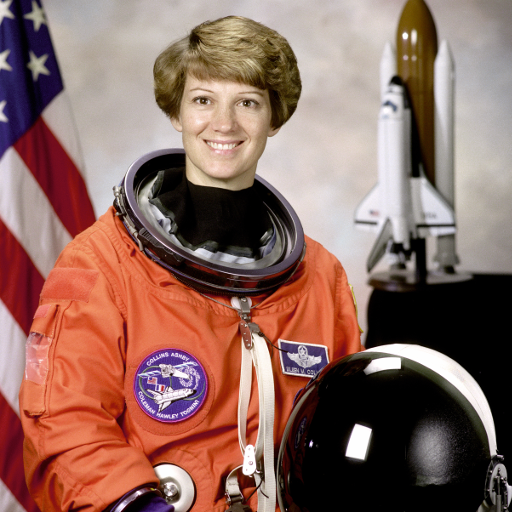
#> input picture skimage.data.astronaut(), 512 x 512 px
$ python gen_casos.py out.png
#> lines starting #> are read from the running program, lines starting #| are printed output that depends on the picture
"""Video sintético de CASOS DE USO para VIGÍA (sin personas reales salvo fotografías de dominio público).
Personas: astronauta (NASA, skimage) y Grace Hopper (dominio público, matplotlib). Vehículo: motocicleta (skimage).
Guion (segundos) — la configuración AN.configDemo() de analytics.js corresponde a esta escena:
  010-025  Persona A cruza la línea de acceso de izquierda a derecha           -> ENTRADA 1
  030-045  Persona B entra (ENTRADA 2) y se detiene en la zona restringida     -> INTRUSIÓN
  045-080  Persona B permanece en la zona restringida (35 s)                    -> MERODEO
  080-086  Persona B sale por la derecha
  090-105  Persona A cruza de derecha a izquierda                               -> SALIDA 1
  110-126  A y B entran juntos (2,5 s de diferencia)                            -> ENTRADAS 3 y 4, INGRESO EN GRUPO, AGLOMERACIÓN (umbral 2)
  130-135  Motocicleta entra a la zona de no estacionar; queda quieta 135-180  -> MAL ESTACIONADO (45 s)
  180-185  Motocicleta sale
  150-186  Puerta de bodega abierta (36 s)                                      -> PUERTA ABIERTA
  192-235  Pluma de humo gris creciente arriba a la izquierda                   -> HUMO (experimental)
  238-259  Caja dejada en el piso sin nadie cerca (21 s)                        -> OBJETO ABANDONADO
  259-266  Cámara cubierta (negro)                                              -> MANIPULACIÓN
Uso: python3 gen_casos.py salida.yuv   (luego ffmpeg codifica)"""
import sys, numpy as np, cv2, datetime as dt
from skimage import data
import matplotlib, os
W, H, FPS, DUR = 640, 360, 15, 266
rng = np.random.default_rng(7)
bg = np.full((H, W, 3), (92, 98, 104), np.uint8)
cv2.rectangle(bg, (0, 0), (W, 110), (150, 145, 138), -1)             # muro
for x in range(40, W, 110): cv2.line(bg, (x, 150), (x + 30, H), (220, 220, 220), 3)
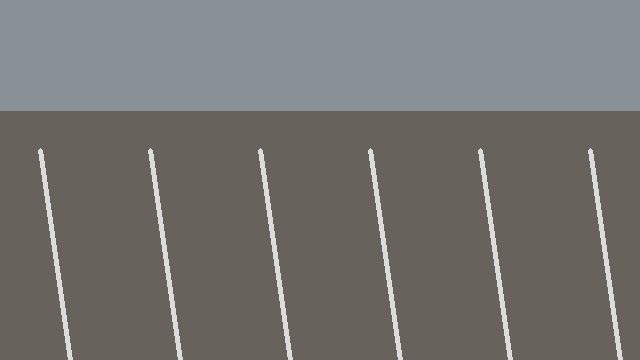
#> bg: shape (360, 640, 3); mean of channels 0, 1, 2 113.4, 115.8, 117.7; drawn as B, G, R
cv2.rectangle(bg, (470, 40), (600, 105), (60, 70, 90), -1)            # puerta (cerrada)
cv2.line(bg, (535, 40), (535, 105), (45, 52, 68), 2); cv2.circle(bg, (585, 75), 4, (180, 180, 150), -1)
#> after `cv2.line(bg, (535, 40), (535, 105), (45, 52, 68), 2)`: bg: shape (360, 640, 3); mean of channels 0, 1, 2 110, 113, 115.8
#> after `cv2.circle(bg, (585, 75), 4, (180, 180, 150), -1)`: bg: shape (360, 640, 3); mean of channels 0, 1, 2 110, 113, 115.9
cv2.line(bg, (320, 110), (320, H), (0, 190, 255), 1)                  # marca en piso de la línea de acceso
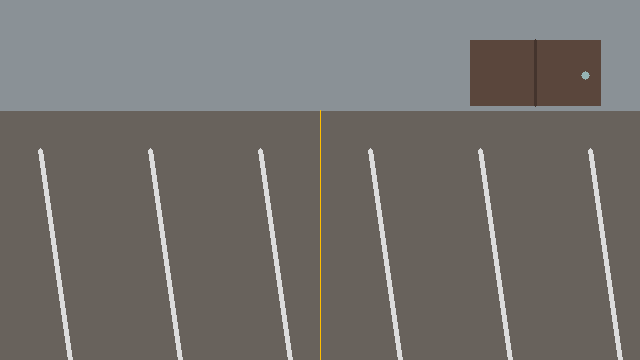
#> bg: shape (360, 640, 3); mean of channels 0, 1, 2 109.9, 113.1, 116; drawn as B, G, R
noise = rng.integers(-6, 6, (H, W, 3))
bg = cv2.GaussianBlur(np.clip(bg.astype(int) + noise, 0, 255).astype(np.uint8), (5, 5), 0)

A = cv2.resize(cv2.cvtColor(data.astronaut(), cv2.COLOR_RGB2BGR), (170, 170))
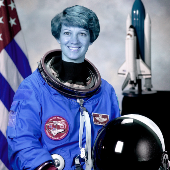
#> A: shape (170, 170, 3); mean R, G, B 96.4, 105.7, 141.5
hop = cv2.imread(os.path.join(os.path.dirname(matplotlib.__file__), 'mpl-data', 'sample_data', 'grace_hopper.jpg'))
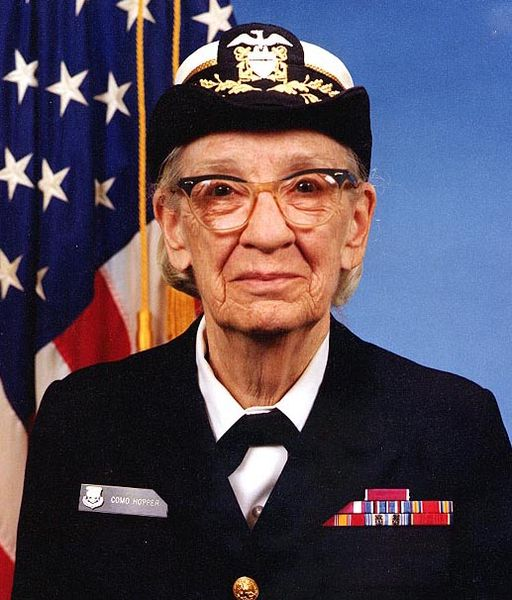
#> hop: shape (600, 512, 3); mean B, G, R 86.4, 72.4, 82.5
B = cv2.resize(hop, (150, 176)); Bs = cv2.resize(hop, (130, 152))
#> after `B = cv2.resize(hop, (150, 176))`:
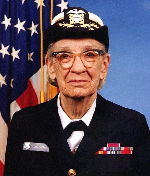
#> B: shape (176, 150, 3); mean B, G, R 86.3, 72.3, 82.4
#> after `Bs = cv2.resize(hop, (130, 152))`:
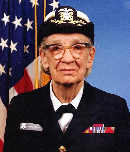
#> Bs: shape (152, 130, 3); mean B, G, R 86.3, 72.3, 82.3
moto = cv2.resize(cv2.cvtColor(data.stereo_motorcycle()[0], cv2.COLOR_RGB2BGR), (240, 162))
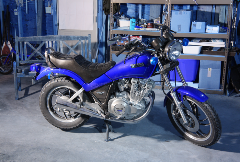
#> moto: shape (162, 240, 3); mean R, G, B 92.8, 101.4, 128.4
t0 = dt.datetime(2026, 9, 20, 14, 0, 0)

def paste(fr, img, x, y):
    h, w = img.shape[:2]; x0, x1 = max(0, x), min(W, x + w); y0, y1 = max(0, y), min(H, y + h)
    if x1 <= x0 or y1 <= y0: return
    fr[y0:y1, x0:x1] = img[y0 - y:y1 - y, x0 - x:x1 - x]
lerp = lambda a, b, u: int(a + (b - a) * max(0, min(1, u)))

# pluma de humo: partículas gaussianas que crecen y derivan
parts = [(rng.uniform(60, 220), rng.uniform(70, 150), rng.uniform(0.6, 1.4), rng.uniform(0, 6.28)) for _ in range(28)]
out = open(sys.argv[1], 'wb')
for i in range(DUR * FPS):
    t = i / FPS; fr = bg.copy()
    # puerta abierta
    if 150 <= t < 186: cv2.rectangle(fr, (472, 42), (598, 103), (22, 22, 26), -1)
    # humo
    if 192 <= t < 236:
        u = min(1, (t - 192) / 30); a = np.zeros((H, W), np.float32)
        for (px, py, s, ph) in parts:
            cx = px + 12 * np.sin(t * 0.7 + ph); cy = py - 10 * u + 6 * np.cos(t * 0.5 + ph)
            cv2.circle(a, (int(cx), int(cy)), int(18 + 45 * u * s), 1.0, -1)
        a = cv2.GaussianBlur(a, (0, 0), 14) * (0.78 * u)
        a = np.clip(a, 0, 0.85)[..., None]
        fr = (fr * (1 - a) + np.array([208, 208, 206]) * a).astype(np.uint8)
    # personas
    if 10 <= t < 25: paste(fr, A, lerp(-170, 660, (t - 10) / 15), 168)
    if 30 <= t < 45: paste(fr, B, lerp(-150, 470, (t - 30) / 15), 92)
    if 45 <= t < 80: paste(fr, B, 470 + int(4 * np.sin(t)), 92)
    if 80 <= t < 86: paste(fr, B, lerp(470, 660, (t - 80) / 6), 92)
    if 90 <= t < 105: paste(fr, A, lerp(660, -170, (t - 90) / 15), 168)
    if 110 <= t < 126:
        paste(fr, A, lerp(-170, 660, (t - 110) / 16) + 140, 168)
        paste(fr, Bs, lerp(-170, 660, (t - 110) / 16), 190)
    # motocicleta
    if 130 <= t < 135: paste(fr, moto, lerp(-240, 40, (t - 130) / 5), 190)
    if 135 <= t < 180: paste(fr, moto, 40, 190)
    if 180 <= t < 185: paste(fr, moto, lerp(40, -240, (t - 180) / 5), 190)
    # objeto abandonado
    if 238 <= t < 259:
        cv2.rectangle(fr, (250, 262), (310, 305), (40, 75, 120), -1); cv2.rectangle(fr, (250, 262), (310, 305), (25, 45, 80), 2)
        cv2.line(fr, (250, 283), (310, 283), (30, 55, 95), 2)
    # cámara cubierta
    if t >= 259: fr[:] = (6, 6, 8)
    ts = (t0 + dt.timedelta(seconds=int(t))).strftime('SALON  %Y-%m-%d %H:%M:%S')
    cv2.rectangle(fr, (0, 0), (330, 26), (0, 0, 0), -1)
    cv2.putText(fr, ts, (6, 18), cv2.FONT_HERSHEY_SIMPLEX, 0.5, (255, 255, 255), 1, cv2.LINE_AA)
#> (the run stopped early here; a loop or call above may not have finished)
